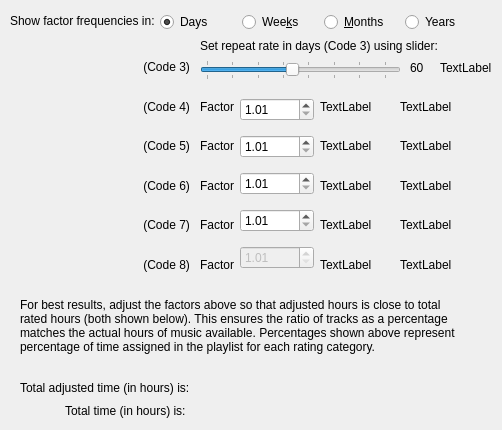
      <widget class="QWidget" name="frequencyTab">
       <attribute name="title">
        <string>Frequency</string>
       </attribute>
       <widget class="QLabel" name="factorradiobuttonLabel">
        <property name="geometry">
         <rect>
          <x>10</x>
          <y>10</y>
          <width>151</width>
          <height>21</height>
         </rect>
        </property>
        <property name="text">
         <string>Show factor frequencies in: </string>
        </property>
       </widget>
       <widget class="QSlider" name="factor3horizontalSlider">
        <property name="geometry">
         <rect>
          <x>200</x>
          <y>60</y>
          <width>201</width>
          <height>20</height>
         </rect>
        </property>
        <property name="minimum">
         <number>10</number>
        </property>
        <property name="maximum">
         <number>120</number>
        </property>
        <property name="pageStep">
         <number>1</number>
        </property>
        <property name="value">
         <number>60</number>
        </property>
        <property name="orientation">
         <enum>Qt::Horizontal</enum>
        </property>
        <property name="tickPosition">
         <enum>QSlider::TicksBothSides</enum>
        </property>
        <property name="tickInterval">
         <number>15</number>
        </property>
       </widget>
       <widget class="QLabel" name="factor3IntTxtLabel">
        <property name="geometry">
         <rect>
          <x>410</x>
          <y>60</y>
          <width>21</width>
          <height>16</height>
         </rect>
        </property>
        <property name="text">
         <string>60</string>
        </property>
       </widget>
       <widget class="QWidget" name="layoutWidget2">
        <property name="geometry">
         <rect>
          <x>160</x>
          <y>10</y>
          <width>321</width>
          <height>24</height>
         </rect>
        </property>
        <layout class="QHBoxLayout" name="radiobuttonshorizontalLayout">
         <item>
          <widget class="QRadioButton" name="daysradioButton">
           <property name="text">
            <string>Days</string>
           </property>
           <property name="checked">
            <bool>true</bool>
           </property>
          </widget>
         </item>
         <item>
          <widget class="QRadioButton" name="weeksradioButton">
           <property name="text">
            <string>Wee&amp;ks</string>
           </property>
          </widget>
         </item>
         <item>
          <widget class="QRadioButton" name="monthsradioButton">
           <property name="text">
            <string>&amp;Months</string>
           </property>
          </widget>
         </item>
         <item>
          <widget class="QRadioButton" name="yearsradioButton">
           <property name="text">
            <string>Years</string>
           </property>
          </widget>
         </item>
        </layout>
       </widget>
       <widget class="QFrame" name="starsFrame">
        <property name="geometry">
         <rect>
          <x>0</x>
          <y>50</y>
          <width>151</width>
          <height>231</height>
         </rect>
        </property>
        <layout class="QVBoxLayout" name="starsVerticalLayout">
         <property name="spacing">
          <number>10</number>
         </property>
         <item>
          <widget class="QLabel" name="fivestarLabel">
           <property name="sizePolicy">
            <sizepolicy hsizetype="Fixed" vsizetype="Fixed">
             <horstretch>0</horstretch>
             <verstretch>0</verstretch>
            </sizepolicy>
           </property>
           <property name="text">
            <string/>
           </property>
           <property name="pixmap">
            <pixmap resource="../systray.qrc">:/&lt;qresource prefix=&quot;/&quot;&gt;/images/five.png</pixmap>
           </property>
           <property name="scaledContents">
            <bool>true</bool>
           </property>
          </widget>
         </item>
         <item>
          <widget class="QLabel" name="fourstarLabel">
           <property name="sizePolicy">
            <sizepolicy hsizetype="Fixed" vsizetype="Fixed">
             <horstretch>0</horstretch>
             <verstretch>0</verstretch>
            </sizepolicy>
           </property>
           <property name="text">
            <string/>
           </property>
           <property name="pixmap">
            <pixmap resource="../systray.qrc">:/&lt;qresource prefix=&quot;/&quot;&gt;/images/four.png</pixmap>
           </property>
           <property name="scaledContents">
            <bool>true</bool>
           </property>
          </widget>
         </item>
         <item>
          <widget class="QLabel" name="threehalfLabel">
           <property name="sizePolicy">
            <sizepolicy hsizetype="Fixed" vsizetype="Fixed">
             <horstretch>0</horstretch>
             <verstretch>0</verstretch>
            </sizepolicy>
           </property>
           <property name="text">
            <string/>
           </property>
           <property name="pixmap">
            <pixmap resource="../systray.qrc">:/&lt;qresource prefix=&quot;/&quot;&gt;/images/threeonehalf.png</pixmap>
           </property>
           <property name="scaledContents">
            <bool>true</bool>
           </property>
          </widget>
         </item>
         <item>
          <widget class="QLabel" name="threeLabel">
           <property name="sizePolicy">
            <sizepolicy hsizetype="Fixed" vsizetype="Fixed">
             <horstretch>0</horstretch>
             <verstretch>0</verstretch>
            </sizepolicy>
           </property>
           <property name="text">
            <string/>
           </property>
           <property name="pixmap">
            <pixmap resource="../systray.qrc">:/&lt;qresource prefix=&quot;/&quot;&gt;/images/three.png</pixmap>
           </property>
           <property name="scaledContents">
            <bool>true</bool>
           </property>
          </widget>
         </item>
         <item>
          <widget class="QLabel" name="twohalfLabel">
           <property name="sizePolicy">
            <sizepolicy hsizetype="Fixed" vsizetype="Fixed">
             <horstretch>0</horstretch>
             <verstretch>0</verstretch>
            </sizepolicy>
           </property>
           <property name="text">
            <string/>
           </property>
           <property name="pixmap">
            <pixmap resource="../systray.qrc">:/&lt;qresource prefix=&quot;/&quot;&gt;/images/twoonehalf.png</pixmap>
           </property>
           <property name="scaledContents">
            <bool>true</bool>
           </property>
          </widget>
         </item>
         <item>
          <widget class="QLabel" name="twoLabel">
           <property name="sizePolicy">
            <sizepolicy hsizetype="Fixed" vsizetype="Fixed">
             <horstretch>0</horstretch>
             <verstretch>0</verstretch>
            </sizepolicy>
           </property>
           <property name="text">
            <string/>
           </property>
           <property name="pixmap">
            <pixmap resource="../systray.qrc">:/&lt;qresource prefix=&quot;/&quot;&gt;/images/two.png</pixmap>
           </property>
           <property name="scaledContents">
            <bool>true</bool>
           </property>
          </widget>
         </item>
        </layout>
       </widget>
       <widget class="QWidget" name="layoutWidget3">
        <property name="geometry">
         <rect>
          <x>140</x>
          <y>50</y>
          <width>54</width>
          <height>231</height>
         </rect>
        </property>
        <layout class="QVBoxLayout" name="codelabelsverticalLayout">
         <item>
          <widget class="QLabel" name="code3label">
           <property name="text">
            <string> (Code 3)</string>
           </property>
          </widget>
         </item>
         <item>
          <widget class="QLabel" name="code4label">
           <property name="text">
            <string> (Code 4)</string>
           </property>
          </widget>
         </item>
         <item>
          <widget class="QLabel" name="code5label">
           <property name="text">
            <string> (Code 5)</string>
           </property>
          </widget>
         </item>
         <item>
          <widget class="QLabel" name="code6label">
           <property name="text">
            <string> (Code 6)</string>
           </property>
          </widget>
         </item>
         <item>
          <widget class="QLabel" name="code7label">
           <property name="text">
            <string> (Code 7)</string>
           </property>
          </widget>
         </item>
         <item>
          <widget class="QLabel" name="code8label">
           <property name="text">
            <string> (Code 8)</string>
           </property>
          </widget>
         </item>
        </layout>
       </widget>
       <widget class="QWidget" name="layoutWidget4">
        <property name="geometry">
         <rect>
          <x>200</x>
          <y>90</y>
          <width>42</width>
          <height>191</height>
         </rect>
        </property>
        <layout class="QVBoxLayout" name="factortxtverticalLayout_5">
         <item>
          <widget class="QLabel" name="factortxtlabel_21">
           <property name="text">
            <string>Factor</string>
           </property>
          </widget>
         </item>
         <item>
          <widget class="QLabel" name="factortxtlabel_22">
           <property name="text">
            <string>Factor</string>
           </property>
          </widget>
         </item>
         <item>
          <widget class="QLabel" name="factortxtlabel_23">
           <property name="text">
            <string>Factor</string>
           </property>
          </widget>
         </item>
         <item>
          <widget class="QLabel" name="factortxtlabel_24">
           <property name="text">
            <string>Factor</string>
           </property>
          </widget>
         </item>
         <item>
          <widget class="QLabel" name="factortxtlabel_25">
           <property name="text">
            <string>Factor</string>
           </property>
          </widget>
         </item>
        </layout>
       </widget>
       <widget class="QWidget" name="layoutWidget5">
        <property name="geometry">
         <rect>
          <x>240</x>
          <y>90</y>
          <width>74</width>
          <height>191</height>
         </rect>
        </property>
        <layout class="QVBoxLayout" name="factorspinverticalLayout">
         <item>
          <widget class="QDoubleSpinBox" name="factor4doubleSpinBox">
           <property name="minimum">
            <double>1.010000000000000</double>
           </property>
           <property name="maximum">
            <double>4.000000000000000</double>
           </property>
           <property name="singleStep">
            <double>0.100000000000000</double>
           </property>
          </widget>
         </item>
         <item>
          <widget class="QDoubleSpinBox" name="factor5doubleSpinBox">
           <property name="minimum">
            <double>1.010000000000000</double>
           </property>
           <property name="maximum">
            <double>4.000000000000000</double>
           </property>
           <property name="singleStep">
            <double>0.100000000000000</double>
           </property>
           <property name="value">
            <double>1.010000000000000</double>
           </property>
          </widget>
         </item>
         <item>
          <widget class="QDoubleSpinBox" name="factor6doubleSpinBox">
           <property name="minimum">
            <double>1.010000000000000</double>
           </property>
           <property name="maximum">
            <double>4.000000000000000</double>
           </property>
           <property name="singleStep">
            <double>0.100000000000000</double>
           </property>
           <property name="value">
            <double>1.010000000000000</double>
           </property>
          </widget>
         </item>
         <item>
          <widget class="QDoubleSpinBox" name="factor7doubleSpinBox">
           <property name="minimum">
            <double>1.010000000000000</double>
           </property>
           <property name="maximum">
            <double>4.000000000000000</double>
           </property>
           <property name="singleStep">
            <double>0.100000000000000</double>
           </property>
           <property name="value">
            <double>1.010000000000000</double>
           </property>
          </widget>
         </item>
         <item>
          <widget class="QDoubleSpinBox" name="factor8doubleSpinBox">
           <property name="enabled">
            <bool>false</bool>
           </property>
           <property name="minimum">
            <double>1.010000000000000</double>
           </property>
           <property name="maximum">
            <double>4.000000000000000</double>
           </property>
           <property name="singleStep">
            <double>0.100000000000000</double>
           </property>
           <property name="value">
            <double>1.010000000000000</double>
           </property>
          </widget>
         </item>
        </layout>
       </widget>
       <widget class="QWidget" name="layoutWidget6">
        <property name="geometry">
         <rect>
          <x>320</x>
          <y>90</y>
          <width>81</width>
          <height>191</height>
         </rect>
        </property>
        <layout class="QVBoxLayout" name="factorlabelsverticalLayout">
         <item>
          <widget class="QLabel" name="factor4label">
           <property name="text">
            <string>TextLabel</string>
           </property>
          </widget>
         </item>
         <item>
          <widget class="QLabel" name="factor5label">
           <property name="text">
            <string>TextLabel</string>
           </property>
          </widget>
         </item>
         <item>
          <widget class="QLabel" name="factor6label">
           <property name="text">
            <string>TextLabel</string>
           </property>
          </widget>
         </item>
         <item>
          <widget class="QLabel" name="factor7label">
           <property name="text">
            <string>TextLabel</string>
           </property>
          </widget>
         </item>
         <item>
          <widget class="QLabel" name="factor8label">
           <property name="text">
            <string>TextLabel</string>
           </property>
          </widget>
         </item>
        </layout>
       </widget>
       <widget class="QLabel" name="factor3sliderLabel">
        <property name="geometry">
         <rect>
          <x>200</x>
          <y>30</y>
          <width>241</width>
          <height>31</height>
         </rect>
        </property>
        <property name="text">
         <string>Set repeat rate in days (Code 3) using slider:</string>
        </property>
       </widget>
       <widget class="QLabel" name="adjhrsLabel">
        <property name="geometry">
         <rect>
          <x>20</x>
          <y>290</y>
          <width>441</width>
          <height>71</height>
         </rect>
        </property>
        <property name="text">
         <string>For best results, adjust the factors above so that adjusted hours is close to total rated hours (both shown below). This ensures the ratio of tracks as a percentage matches the actual hours of music available. Percentages shown above represent percentage of time assigned in the playlist for each rating category.</string>
        </property>
        <property name="wordWrap">
         <bool>true</bool>
        </property>
       </widget>
       <widget class="QLabel" name="totratedtimefreqLabel">
        <property name="geometry">
         <rect>
          <x>65</x>
          <y>400</y>
          <width>251</width>
          <height>21</height>
         </rect>
        </property>
        <property name="text">
         <string>Total time (in hours) is:</string>
        </property>
       </widget>
       <widget class="QLabel" name="totadjhoursfreqLabel">
        <property name="geometry">
         <rect>
          <x>20</x>
          <y>380</y>
          <width>261</width>
          <height>16</height>
         </rect>
        </property>
        <property name="text">
         <string>Total adjusted time (in hours) is: </string>
        </property>
       </widget>
       <widget class="QWidget" name="verticalLayoutWidget">
        <property name="geometry">
         <rect>
          <x>400</x>
          <y>90</y>
          <width>91</width>
          <height>191</height>
         </rect>
        </property>
        <layout class="QVBoxLayout" name="verticalLayout_3">
         <item>
          <widget class="QLabel" name="labelfreqperc4">
           <property name="text">
            <string>TextLabel</string>
           </property>
          </widget>
         </item>
         <item>
          <widget class="QLabel" name="labelfreqperc35">
           <property name="text">
            <string>TextLabel</string>
           </property>
          </widget>
         </item>
         <item>
          <widget class="QLabel" name="labelfreqperc3">
           <property name="text">
            <string>TextLabel</string>
           </property>
          </widget>
         </item>
         <item>
          <widget class="QLabel" name="labelfreqperc25">
           <property name="text">
            <string>TextLabel</string>
           </property>
          </widget>
         </item>
         <item>
          <widget class="QLabel" name="labelfreqperc2">
           <property name="text">
            <string>TextLabel</string>
           </property>
          </widget>
         </item>
        </layout>
       </widget>
       <widget class="QLabel" name="labelfreqperc5">
        <property name="geometry">
         <rect>
          <x>440</x>
          <y>60</y>
          <width>53</width>
          <height>15</height>
         </rect>
        </property>
        <property name="text">
         <string>TextLabel</string>
        </property>
       </widget>
      </widget>
